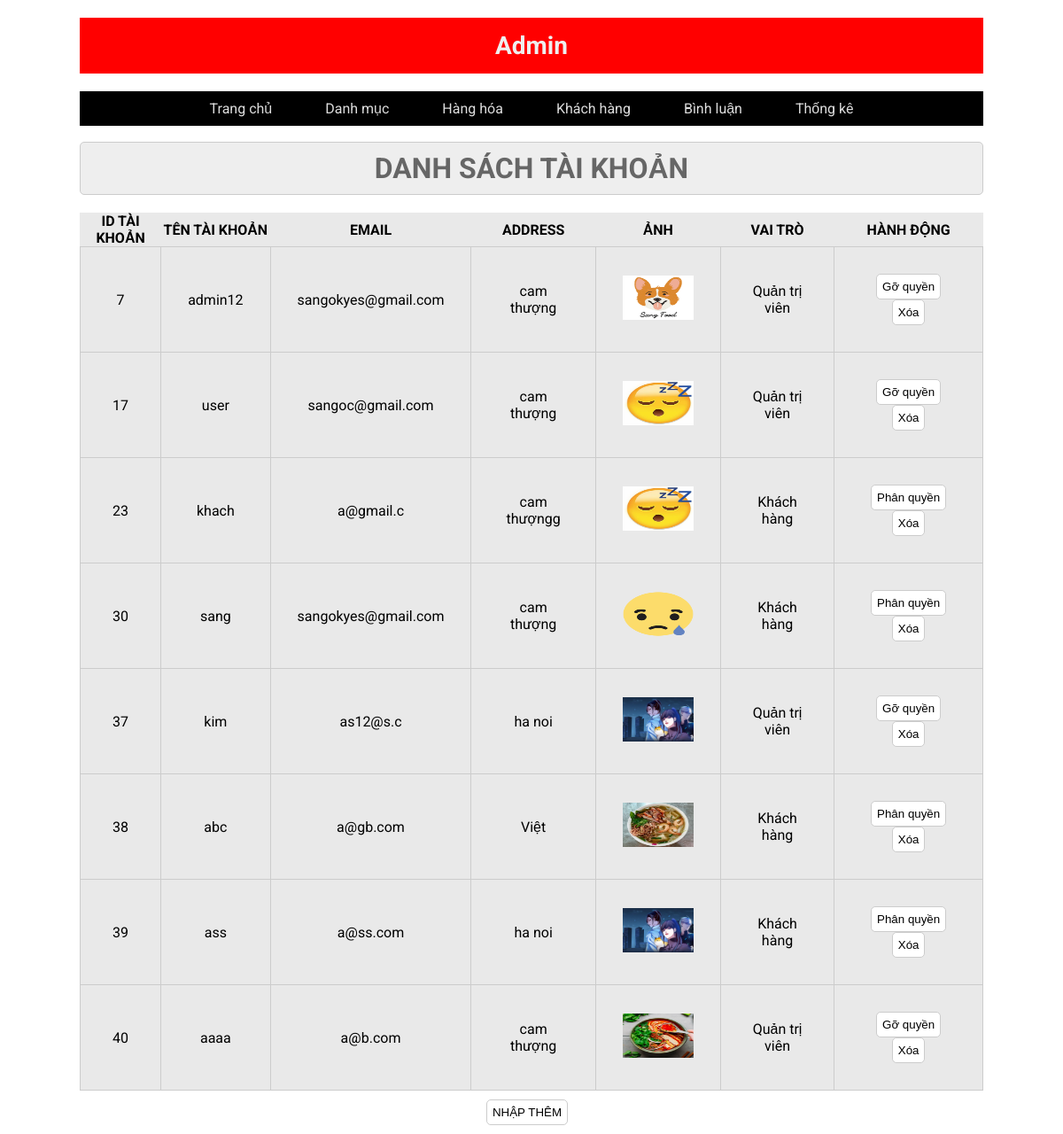
/admin/index.php?act=listkh (signed in), run on the app's committed database.
### tables this page shows
CREATE TABLE `taikhoan` (
  `id` int(11) NOT NULL,
  `user` varchar(50) NOT NULL,
  `pass` varchar(50) NOT NULL,
  `email` varchar(255) NOT NULL,
  `address` varchar(255) DEFAULT NULL,
  `img` varchar(255) NOT NULL,
  `vaitro` int(1) NOT NULL DEFAULT 0
);

### model/pdo.php (called while the page is built, shortened)
<?php
function pdo_get_connection(){
    $servername = "localhost";
    $username = "root";
    $password = "";
    try {
        $conn = new PDO("mysql:host=$servername;dbname=duanmau2023", $username, $password);
        $conn->setAttribute(PDO::ATTR_ERRMODE, PDO::ERRMODE_EXCEPTION);
        return $conn;
    } catch(PDOException $e) {
        echo "Connection failed: " . $e->getMessage();
    }
}
function pdo_query($sql){
    $sql_args=array_slice(func_get_args(),1);
    try{
        $conn=pdo_get_connection();
        $stmt=$conn->prepare($sql);
        $stmt->execute($sql_args);
        $rows=$stmt->fetchAll();
        return $rows;
    }
    catch(PDOException $e){
        throw $e;
    }
    finally{
        unset($conn);
    }
}
?>

### model/taikhoan.php (called while the page is built, shortened)
<?php
function list_taikhoan_kh(){
    $sql = "SELECT * from taikhoan where vaitro=0 or vaitro=1";
    $result = pdo_query($sql);
    return $result;
}
?>

### global.php (called while the page is built)
<?php
$img_path = 'img/';

### admin/khachhang/list.php (the view)
<?php
if(isset($_SESSION['user']) && $_SESSION['user']['vaitro'] == 2){
?>
<div class="row2">
    <div class="row2 font_title">
    <h1>DANH SÁCH TÀI KHOẢN</h1>
    </div>
    <div class="row2 form_content ">
        <form action="index.php?act=listkh" method="POST">
            <div class="row2 mb10 formds_loai">
                <table>
                    <tr>
                        <th>ID TÀI KHOẢN</th>
                        <th>TÊN TÀI KHOẢN</th>
                        <th>EMAIL</th>
                        <th>ADDRESS</th>
                        <th>ẢNH</th>
                        <th>VAI TRÒ</th>
                        <th>HÀNH ĐỘNG</th>
                    </tr>
                    <?php
                    foreach ($taikhoankh as $tk){
                        extract($tk);
                        $hinh = "../".$img_path.$img;
                        $phanquyen = "index.php?act=phanquyen&id=$id";
                        $goquyen = "index.php?act=goquyen&id=$id";
                        $delete = "index.php?act=deletekh&id=$id";
                    ?>
                        <tr>
                            <td><?=$id?></td>
                            <td><?=$user?></td>
                            <td><?=$email?></td>
                            <td><?=$address?></td>
                            <td><img src="<?=$hinh?>" alt="" width="80px" height="50px"></td>
                            <td><?=$vaitro == 1 ? 'Quản trị viên' : 'Khách hàng'?></td>
                            <td>
                                <?php if($vaitro == 0){ ?>
                                    <a href="<?=$phanquyen?>"><input type="button" value="Phân quyền"></a>
                                <?php }else{ ?>
                                    <a href="<?=$goquyen?>"><input type="button" value="Gỡ quyền"></a>
                                <?php } ?>
                                <a href="<?=$delete?>"><input type="button" value="Xóa" onclick="return confirm('Bạn có chắc muốn xóa?')"></a>
                            </td>
                        </tr>
                    <?php } ?>
                </table>
            </div>
            <div class="row mb10 center">
                <a href="index.php?act=addkh"> <input  class="mr20" type="button" value="NHẬP THÊM"></a>
            </div>
        </form>
    </div>
</div>
<?php
}else{
    header('Location: index.php');
}
?>

### admin/index.php (shortened to what this page needs)
<?php
if(isset($_SESSION['user']) && $_SESSION['user']['vaitro'] != 0){
?>
<?php
include "../global.php";
include "../model/pdo.php";
include "../model/taikhoan.php";
if($_SESSION['user']['vaitro'] == 2){
  include "header.php";
} else{
  include "header1.php";
}
if (isset($_GET['act']) && ($_GET['act']) != ""){
  $act = $_GET['act'];
  switch ($act) {
    case "listkh" :
      $taikhoankh = list_taikhoan_kh();
      include "khachhang/list.php";
      break;
  }
} else {
  include "home.php";
}
include "footer.php";
?>
<?php
} else{
  header("Location: ../index.php");
}
?>

### admin/header.php (shortened to what this page needs)
<!DOCTYPE html>
<html lang="en">
<head>
    <link rel="stylesheet" href="../css/style.css">
</head>
<body>
    <div class="boxcenter">
       <header>
          <div class="row mb header">
                <h1>Admin</h1>
          </div>
        <div class="row mb menu">
            <ul>
              <li><a href="index.php">Trang chủ</a></li>
              <li><a href="index.php?act=listdm">Danh mục</a></li>
              <li><a href="index.php?act=listsp">Hàng hóa</a></li>
              <li><a href="index.php?act=listkh">Khách hàng</a></li>
              <li><a href="index.php?act=listbl">Bình luận</a></li>
              <li><a href="index.php?act=thongke">Thống kê</a></li>
            </ul>
        </div>
       </header>

### css/style.css (style rules this page uses)
* { margin:0; padding:0; box-sizing:border-box; }
body { font-family:'Roboto', sans-serif; }
.boxcenter { width:85%; margin:0 auto; }
.row { display:flex; width:100%; }
.row2 { float:left; width:100%; }
.mb { margin-bottom:30px; }
.mb10 { margin-bottom:10px; }
header { height: 120px; margin: 20px 0; }
.header { display: flex; justify-content: center; background:rgb(255, 0, 0); color: #efefef; font-size:14px; padding:15px; }
.menu { display: flex; justify-content: center; align-items: center; background-color: #000; margin-top: -10px; }
.menu ul { display:flex; align-items:center; gap:60px; }
.menu ul li { list-style:none; margin: 10px 0; }
.menu li a { color: #ddd; font-size: 16px; text-decoration:none; }
.form_account input[type="reset"], .form_account input[type="submit"], .form_content input[type="submit"], .form_content input[type="reset"], .form_content input[type="button"] { padding:6px; background:white; border:1px solid #CCC; border-radius:5px; }
.font_title { background-color:#EEE; border:1px #CCC solid; color:#666; border-radius:5px; padding:10px 20px; text-align: center; }
.mr20 { margin-right:10px; }
.formds_loai { margin-top: 20px; }
.formds_loai table { width:100%; border-collapse:collapse; background-color:#e9e9e9; padding:20px; }
.formds_loai table td { padding:10px 20px; border:1px #ccc solid; padding:30px; }
.formds_loai td { text-align: center; }
.cart th,td { border: 1px solid #000; }
.center { display: flex; justify-content: center; align-items: center; }

### data on the page
taikhoan: id "7", user "admin12", email "sangokyes@gmail.com", address "cam thượng", img (picture), vaitro "Quản trị viên"
taikhoan: id "17", user "user", email "sangoc@gmail.com", address "cam thượng", img (picture), vaitro "Quản trị viên"
taikhoan: id "23", user "khach", email "a@gmail.c", address "cam thượngg", img (picture), vaitro "Khách hàng"
taikhoan: id "30", user "sang", email "sangokyes@gmail.com", address "cam thượng", img (picture), vaitro "Khách hàng"
taikhoan: id "37", user "kim", email "as12@s.c", address "ha noi", img (picture), vaitro "Quản trị viên"
taikhoan: id "38", user "abc", email "a@gb.com", address "Việt", img (picture), vaitro "Khách hàng"
taikhoan: id "39", user "ass", email "a@ss.com", address "ha noi", img (picture), vaitro "Khách hàng"
taikhoan: id "40", user "aaaa", email "a@b.com", address "cam thượng", img (picture), vaitro "Quản trị viên"
